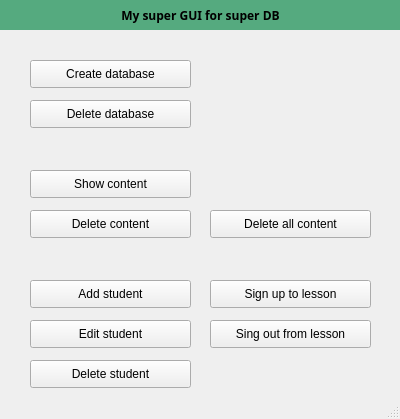
<?xml version="1.0" encoding="UTF-8"?>
<ui version="4.0">
 <class>MainWindow</class>
 <widget class="QMainWindow" name="MainWindow">
  <property name="geometry">
   <rect>
    <x>0</x>
    <y>0</y>
    <width>400</width>
    <height>419</height>
   </rect>
  </property>
  <property name="sizePolicy">
   <sizepolicy hsizetype="Fixed" vsizetype="Fixed">
    <horstretch>0</horstretch>
    <verstretch>0</verstretch>
   </sizepolicy>
  </property>
  <property name="palette">
   <palette>
    <active>
     <colorrole role="Light">
      <brush brushstyle="SolidPattern">
       <color alpha="255">
        <red>237</red>
        <green>255</green>
        <blue>210</blue>
       </color>
      </brush>
     </colorrole>
    </active>
    <inactive>
     <colorrole role="Light">
      <brush brushstyle="SolidPattern">
       <color alpha="255">
        <red>237</red>
        <green>255</green>
        <blue>210</blue>
       </color>
      </brush>
     </colorrole>
    </inactive>
    <disabled>
     <colorrole role="Light">
      <brush brushstyle="SolidPattern">
       <color alpha="255">
        <red>237</red>
        <green>255</green>
        <blue>210</blue>
       </color>
      </brush>
     </colorrole>
    </disabled>
   </palette>
  </property>
  <property name="windowTitle">
   <string notr="true">new window</string>
  </property>
  <property name="autoFillBackground">
   <bool>false</bool>
  </property>
  <widget class="QWidget" name="centralwidget">
   <widget class="QLabel" name="label">
    <property name="geometry">
     <rect>
      <x>0</x>
      <y>0</y>
      <width>401</width>
      <height>30</height>
     </rect>
    </property>
    <property name="font">
     <font>
      <family>Proxima Nova</family>
      <weight>75</weight>
      <bold>true</bold>
     </font>
    </property>
    <property name="cursor">
     <cursorShape>ArrowCursor</cursorShape>
    </property>
    <property name="styleSheet">
     <string notr="true">background-color: rgb(85, 170, 127);</string>
    </property>
    <property name="text">
     <string>My super GUI for super DB</string>
    </property>
    <property name="alignment">
     <set>Qt::AlignCenter</set>
    </property>
    <property name="margin">
     <number>10</number>
    </property>
   </widget>
   <widget class="QPushButton" name="pushButton">
    <property name="geometry">
     <rect>
      <x>30</x>
      <y>60</y>
      <width>161</width>
      <height>28</height>
     </rect>
    </property>
    <property name="text">
     <string>Create database</string>
    </property>
   </widget>
   <widget class="QPushButton" name="pushButton_2">
    <property name="geometry">
     <rect>
      <x>30</x>
      <y>100</y>
      <width>161</width>
      <height>28</height>
     </rect>
    </property>
    <property name="text">
     <string>Delete database</string>
    </property>
   </widget>
   <widget class="QPushButton" name="pushButton_3">
    <property name="geometry">
     <rect>
      <x>30</x>
      <y>170</y>
      <width>161</width>
      <height>28</height>
     </rect>
    </property>
    <property name="text">
     <string>Show content</string>
    </property>
   </widget>
   <widget class="QPushButton" name="pushButton_4">
    <property name="geometry">
     <rect>
      <x>30</x>
      <y>210</y>
      <width>161</width>
      <height>28</height>
     </rect>
    </property>
    <property name="text">
     <string>Delete content</string>
    </property>
   </widget>
   <widget class="QPushButton" name="pushButton_5">
    <property name="geometry">
     <rect>
      <x>210</x>
      <y>210</y>
      <width>161</width>
      <height>28</height>
     </rect>
    </property>
    <property name="text">
     <string>Delete all content</string>
    </property>
   </widget>
   <widget class="QPushButton" name="pushButton_6">
    <property name="geometry">
     <rect>
      <x>30</x>
      <y>280</y>
      <width>161</width>
      <height>28</height>
     </rect>
    </property>
    <property name="text">
     <string>Add student</string>
    </property>
   </widget>
   <widget class="QPushButton" name="pushButton_8">
    <property name="geometry">
     <rect>
      <x>210</x>
      <y>280</y>
      <width>161</width>
      <height>28</height>
     </rect>
    </property>
    <property name="text">
     <string>Sign up to lesson</string>
    </property>
   </widget>
   <widget class="QPushButton" name="pushButton_7">
    <property name="geometry">
     <rect>
      <x>30</x>
      <y>320</y>
      <width>161</width>
      <height>28</height>
     </rect>
    </property>
    <property name="text">
     <string>Edit student</string>
    </property>
   </widget>
   <widget class="QPushButton" name="pushButton_9">
    <property name="geometry">
     <rect>
      <x>30</x>
      <y>360</y>
      <width>161</width>
      <height>28</height>
     </rect>
    </property>
    <property name="text">
     <string>Delete student</string>
    </property>
   </widget>
   <widget class="QPushButton" name="pushButton_10">
    <property name="geometry">
     <rect>
      <x>210</x>
      <y>320</y>
      <width>161</width>
      <height>28</height>
     </rect>
    </property>
    <property name="text">
     <string>Sing out from lesson</string>
    </property>
   </widget>
  </widget>
  <widget class="QStatusBar" name="statusbar"/>
 </widget>
 <resources/>
 <connections/>
</ui>
